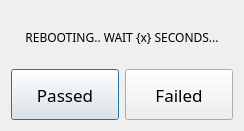
<?xml version="1.0" encoding="UTF-8"?>
<ui version="4.0">
 <class>dlgInspect</class>
 <widget class="QDialog" name="dlgInspect">
  <property name="geometry">
   <rect>
    <x>0</x>
    <y>0</y>
    <width>244</width>
    <height>131</height>
   </rect>
  </property>
  <property name="windowTitle">
   <string>Inspect</string>
  </property>
  <layout class="QGridLayout" name="gridLayout">
   <item row="0" column="0">
    <layout class="QVBoxLayout" name="verticalLayout">
     <item>
      <widget class="QLabel" name="lblCountdown">
       <property name="sizePolicy">
        <sizepolicy hsizetype="Preferred" vsizetype="Preferred">
         <horstretch>0</horstretch>
         <verstretch>0</verstretch>
        </sizepolicy>
       </property>
       <property name="font">
        <font>
         <family>Trebuchet MS</family>
        </font>
       </property>
       <property name="text">
        <string>REBOOTING.. WAIT {x} SECONDS...</string>
       </property>
       <property name="alignment">
        <set>Qt::AlignCenter</set>
       </property>
      </widget>
     </item>
     <item>
      <layout class="QHBoxLayout" name="hlActions">
       <item>
        <widget class="QPushButton" name="btnGood">
         <property name="sizePolicy">
          <sizepolicy hsizetype="Minimum" vsizetype="Minimum">
           <horstretch>0</horstretch>
           <verstretch>0</verstretch>
          </sizepolicy>
         </property>
         <property name="font">
          <font>
           <family>Trebuchet MS</family>
           <pointsize>13</pointsize>
          </font>
         </property>
         <property name="text">
          <string>Passed</string>
         </property>
        </widget>
       </item>
       <item>
        <widget class="QPushButton" name="btnBad">
         <property name="sizePolicy">
          <sizepolicy hsizetype="Minimum" vsizetype="Minimum">
           <horstretch>0</horstretch>
           <verstretch>0</verstretch>
          </sizepolicy>
         </property>
         <property name="font">
          <font>
           <family>Trebuchet MS</family>
           <pointsize>13</pointsize>
          </font>
         </property>
         <property name="text">
          <string>Failed</string>
         </property>
        </widget>
       </item>
      </layout>
     </item>
    </layout>
   </item>
  </layout>
 </widget>
 <resources/>
 <connections/>
</ui>
